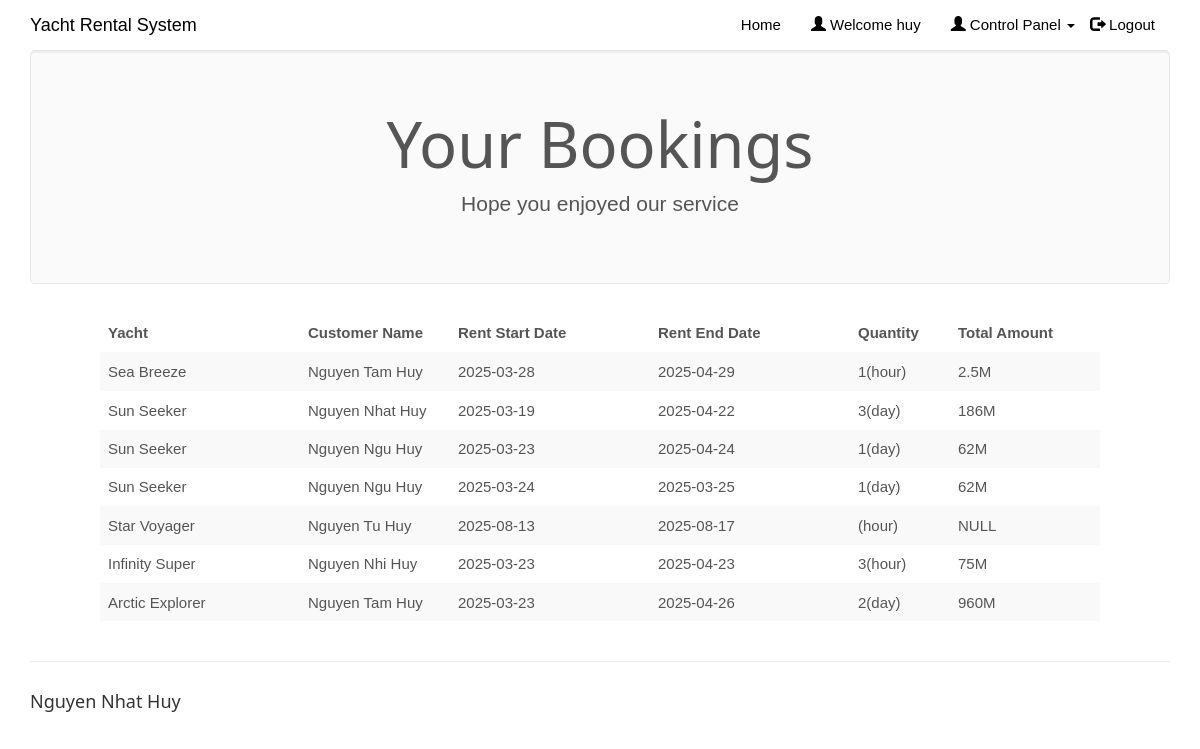
The app's page /clientview.php (signed in) with its own data.
### tables this page shows
CREATE TABLE `rentedyachts` (
  `id` int(100) NOT NULL,
  `customer_username` varchar(50) NOT NULL,
  `yacht_id` int(20) NOT NULL,
  `driver_id` int(20) NOT NULL,
  `booking_date` date NOT NULL,
  `rent_start_date` date NOT NULL,
  `rent_end_date` date NOT NULL,
  `yacht_return_date` date DEFAULT NULL,
  `charge_type` varchar(25) NOT NULL DEFAULT 'days',
  `fare` double DEFAULT NULL,
  `quantity` int(50) DEFAULT NULL,
  `total_amount` double DEFAULT NULL,
  `return_status` varchar(10) NOT NULL
);

CREATE TABLE `yachts` (
  `yacht_id` int(20) NOT NULL,
  `yacht_name` varchar(50) NOT NULL,
  `yachttype_id` varchar(50) NOT NULL,
  `yacht_img` varchar(50) DEFAULT 'NA',
  `price_per_hour` double NOT NULL,
  `price_per_day` double NOT NULL,
  `engine_type` varchar(50) NOT NULL,
  `max_passengers` int(11) NOT NULL,
  `yacht_availability` varchar(10) NOT NULL
);

CREATE TABLE `customers` (
  `customer_username` varchar(50) NOT NULL,
  `customer_name` varchar(50) NOT NULL,
  `customer_phone` varchar(15) NOT NULL,
  `customer_email` varchar(25) NOT NULL,
  `customer_address` varchar(50) NOT NULL,
  `customer_password` varchar(20) NOT NULL
);

### clientview.php (the view, shortened to what this page needs)
<!DOCTYPE html>
<html>
<?php
$conn = Connect();
?>
<head>
<link rel="stylesheet" href="assets/bootstrap/css/bootstrap.min.css">
<link rel="stylesheet" href="assets/fonts/font-awesome.min.css">
<link rel="stylesheet" href="assets/w3css/w3.css">
<link rel="stylesheet" type="text/css" href="assets/css/customerlogin.css">
<link rel="stylesheet" type="text/css" media="screen" href="assets/css/clientpage.css" />
</head>
<body id="page-top" data-spy="scroll" data-target=".navbar-fixed-top">
    <nav class="navbar navbar-custom navbar-fixed-top" role="navigation" style="color: black">
        <div class="container">
            <div class="navbar-header">
                <a class="navbar-brand page-scroll" href="index.php">
                   Yacht Rental System </a>
            </div>
            <?php
                if(isset($_SESSION['login_client'])){
            ?>
            <div class="collapse navbar-collapse navbar-right navbar-main-collapse">
                <ul class="nav navbar-nav">
                    <li>
                        <a href="index.php">Home</a>
                    </li>
                    <li>
                        <a href="#"><span class="glyphicon glyphicon-user"></span> Welcome <?php echo $_SESSION['login_client']; ?></a>
                    </li>
                    <li>
                    <ul class="nav navbar-nav navbar-right">
            <li><a href="#" class="dropdown-toggle active" data-toggle="dropdown" role="button" aria-haspopup="true" aria-expanded="false"><span class="glyphicon glyphicon-user"></span> Control Panel <span class="caret"></span> </a>
            </li>
          </ul>
                    </li>
                    <li>
                        <a href="logout.php"><span class="glyphicon glyphicon-log-out"></span> Logout</a>
                    </li>
                </ul>
            </div>
            <?php
                }
                ?>
        </div>
    </nav>
<?php $login_client = $_SESSION['login_client'];
    $sql1 = "SELECT * FROM rentedyachts ry, clientyachts cy, customers c, yachts WHERE cy.client_username = '$login_client' AND cy.yacht_id = ry.yacht_id AND ry.return_status = 'R' AND c.customer_username = ry.customer_username AND cy.yacht_id = yachts.yacht_id";
    $result1 = $conn->query($sql1);
    if (mysqli_num_rows($result1) > 0) {
?>
<div class="container">
      <div class="jumbotron">
        <h1 class="text-center">Your Bookings</h1>
        <p class="text-center"> Hope you enjoyed our service </p>
      </div>
    </div>
    <div class="table-responsive" style="padding-left: 100px; padding-right: 100px;" >
<table class="table table-striped">
  <thead class="thead-dark">
<tr>
<th width="20%">Yacht</th>
<th width="15%">Customer Name</th>
<th width="20%">Rent Start Date</th>
<th width="20%">Rent End Date</th>
<th width="10%">Quantity</th>
<th width="15%">Total Amount</th>
</tr>
</thead>
<?php
        while($row = mysqli_fetch_assoc($result1)) {
?>
<tr>
<td><?php echo $row["yacht_name"]; ?></td>
<td><?php echo $row["customer_name"]; ?></td>
<td><?php echo $row["rent_start_date"] ?></td>
<td><?php echo $row["rent_end_date"]; ?></td>
<td><?php  if($row["charge_type"] == "day"){
                    echo ($row["quantity"] . "(day)");
                } else {
                    echo ($row["quantity"] . "(hour)");
                } ?></td>
<td><?php  if($row["total_amount"] == NULL){
                    echo ("NULL");
                } else {
                    echo ($row["total_amount"] . "M");
                } ?></td>
</tr>
<?php        } ?>
                </table>
                </div>
            <?php
        } ?>
</body>
<footer class="site-footer">
        <div class="container">
            <hr>
            <div class="row">
                <div class="col-sm-6">
                    <h5>Nguyen Nhat Huy</h5>
                </div>
            </div>
        </div>
    </footer>
</html>

### assets/w3css/w3.css (style rules this page uses)
*,*:before,*:after { box-sizing:inherit }
html { -ms-text-size-adjust:100%;-webkit-text-size-adjust:100% }
body { margin:0 }
article,aside,details,figcaption,figure,footer,header,main,menu,nav,section,summary { display:block }
a { background-color:transparent;-webkit-text-decoration-skip:objects }
hr { box-sizing:content-box;height:0;overflow:visible }
html,body { font-family:Verdana,sans-serif;font-size:15px;line-height:1.5 }
html { overflow-x:hidden }
h1 { font-size:36px }
h5 { font-size:18px }
h1,h2,h3,h4,h5,h6 { font-family:"Segoe UI",Arial,sans-serif;font-weight:400;margin:10px 0 }
hr { border:0;border-top:1px solid #eee;margin:20px 0 }
a { color:inherit }

### assets/css/customerlogin.css (style rules this page uses)
body, html { height: 100%; }
body { padding-top: 50px; background-size: 100%; }
footer { display: block; }

### records on screen
rentedyachts: yacht.yacht_name "Sea Breeze", customer_username.customer_name "Nguyen Tam Huy", rent_start_date "2025-03-28", rent_end_date "2025-04-29", quantity "1", total_amount "2.5"
rentedyachts: yacht.yacht_name "Sun Seeker", customer_username.customer_name "Nguyen Nhat Huy", rent_start_date "2025-03-19", rent_end_date "2025-04-22", quantity "3", total_amount "186"
rentedyachts: yacht.yacht_name "Sun Seeker", customer_username.customer_name "Nguyen Ngu Huy", rent_start_date "2025-03-23", rent_end_date "2025-04-24", quantity "1", total_amount "62"
rentedyachts: yacht.yacht_name "Sun Seeker", customer_username.customer_name "Nguyen Ngu Huy", rent_start_date "2025-03-24", rent_end_date "2025-03-25", quantity "1", total_amount "62"
rentedyachts: yacht.yacht_name "Star Voyager", customer_username.customer_name "Nguyen Tu Huy", rent_start_date "2025-08-13", rent_end_date "2025-08-17", shows "NULL"
rentedyachts: yacht.yacht_name "Infinity Super", customer_username.customer_name "Nguyen Nhi Huy", rent_start_date "2025-03-23", rent_end_date "2025-04-23", quantity "3", total_amount "75"
rentedyachts: yacht.yacht_name "Arctic Explorer", customer_username.customer_name "Nguyen Tam Huy", rent_start_date "2025-03-23", rent_end_date "2025-04-26", quantity "2", total_amount "960"

### other values on screen
$_SESSION['login_client'] "huy"
